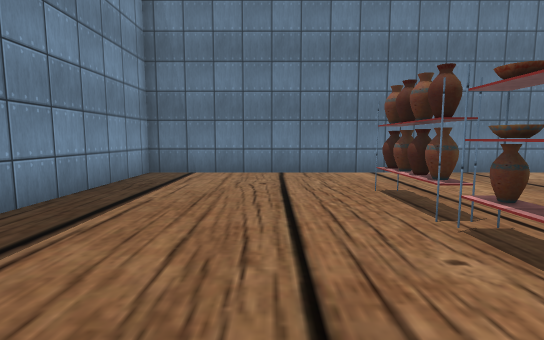
View 1 (above)

14 first-person views from a walk through a 3-D level made in the Unity game engine. The camera is 1.2 m above the floor, tilts 6° down and sees 85° across. The floor is counted in squares, 1 m on a side. Each view is taken from the middle of a square. On the plan, view 1 faces up. The plan holds only what a view shows up to about 13 squares ahead; the rest is blank. The player is left out. Some surface patterns are stand-ins.

View 2
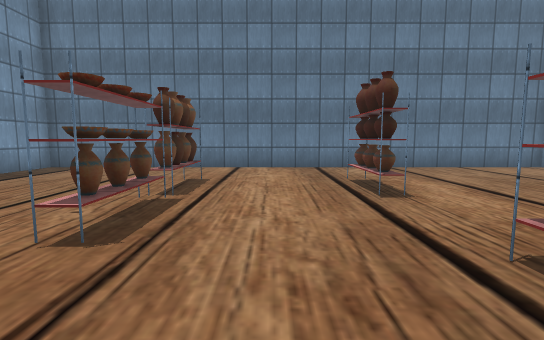

View 3
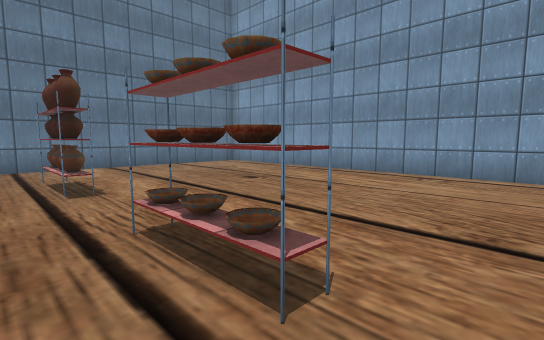

View 4
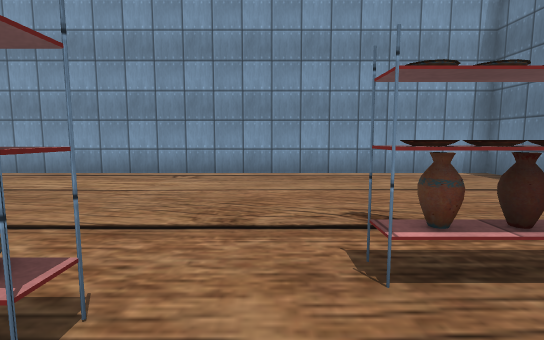

View 5
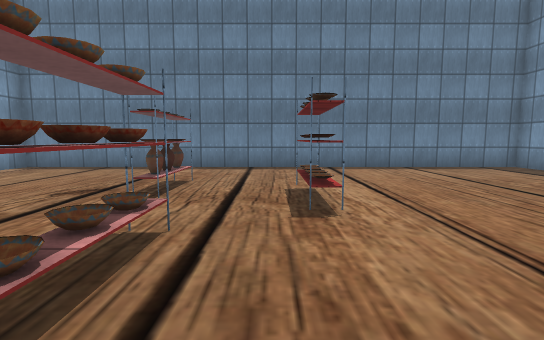

View 6
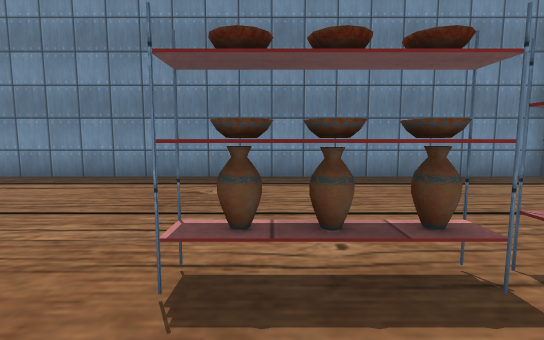

View 7
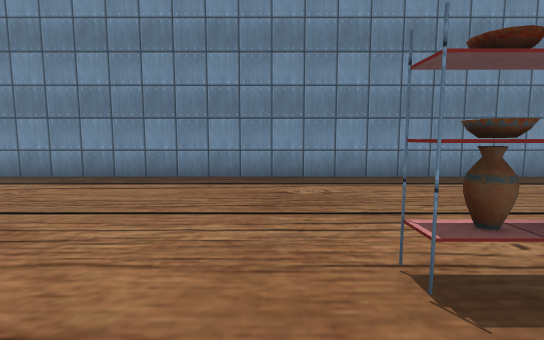

View 8
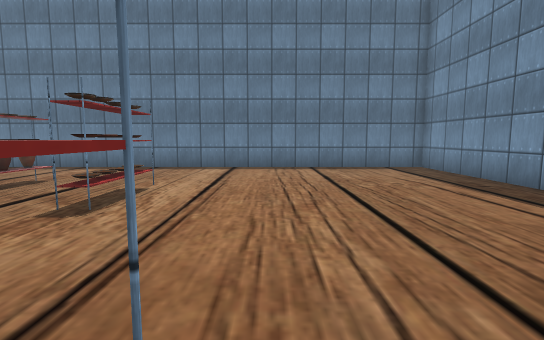

View 9
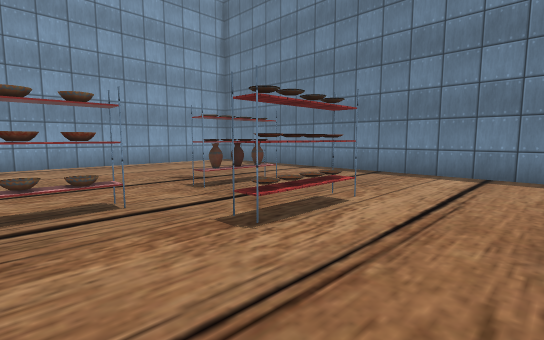

View 10
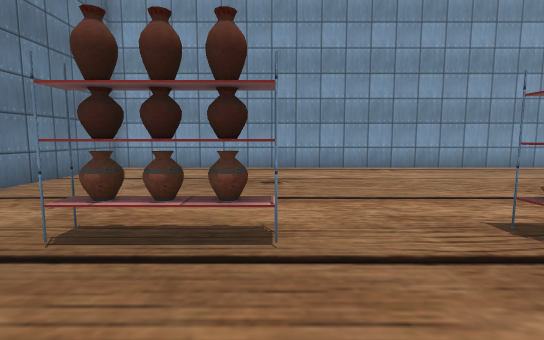

View 11
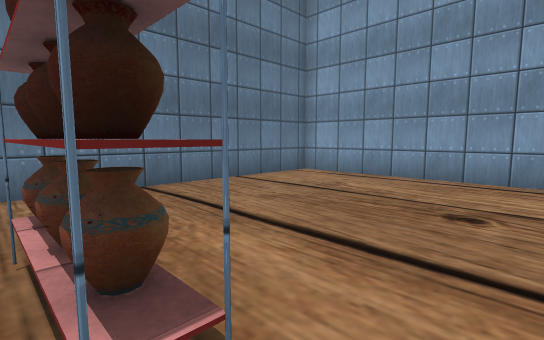

View 12
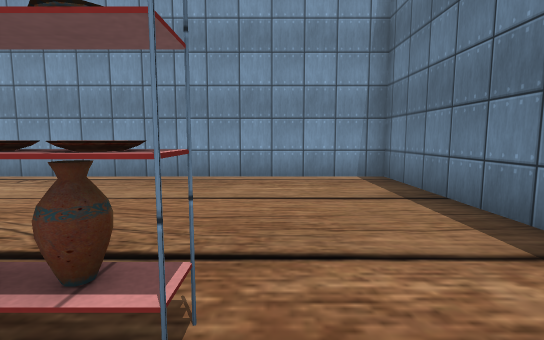

View 13
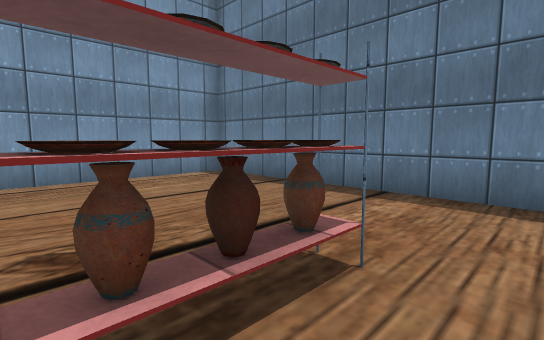

View 14
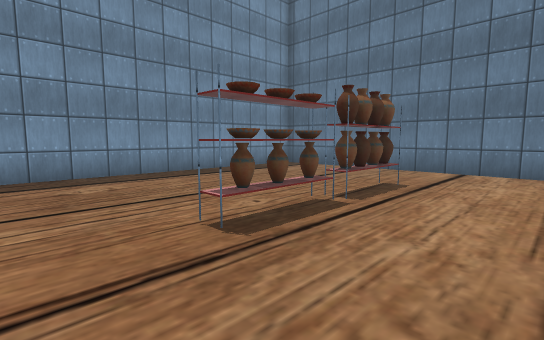

### Floor plan
Key: @ floor where view 1 was taken; # wall or solid block; . floor; A vase; C cylinder; B bowl; T thing the floor can be seen under or through; S shelf; O other object.
Columns run from 5 left of view 1 to 17 right of it. Each row starts with its distance up from view 1.
 11 #######################
 10 #.....................#
  9 #.....................#
  8 #.....................#
  7 #......OO.............#
  6 #.......A...AC........#
  5 #.......A...A#........#
  4 #......CC...#C........#
  3 #.......B.............#
  2 #.......B.............#
  1 #......CC...C.........#
  0 #....@......TB........#
 -1 #...........TB........#
 -2 #...........C.........#
 -3 #.........S...........#
 -4 #.........S..CO.......#
 -5 #.........S..#O.......#
 -6 #............CC.......#
 -7 #.....................#
 -8 #.....................#
 -9 #.....................#
-10 #.....................#
-11 #######################

Positions as (right, up) in squares from view 1, and headings:
1: (0, 0), facing up
2: (5, -2), facing up
3: (6, -3), facing up-right
4: (6, -3), facing right
5: (6, 2), facing down
6: (5, 2), facing left
7: (5, 0), facing left
8: (2, 2), facing down
9: (2, 0), facing down-right
10: (4, 4), facing right
11: (7, 3), facing up-right
12: (7, -7), facing right
13: (7, -4), facing down-right
14: (6, -1), facing up-left
